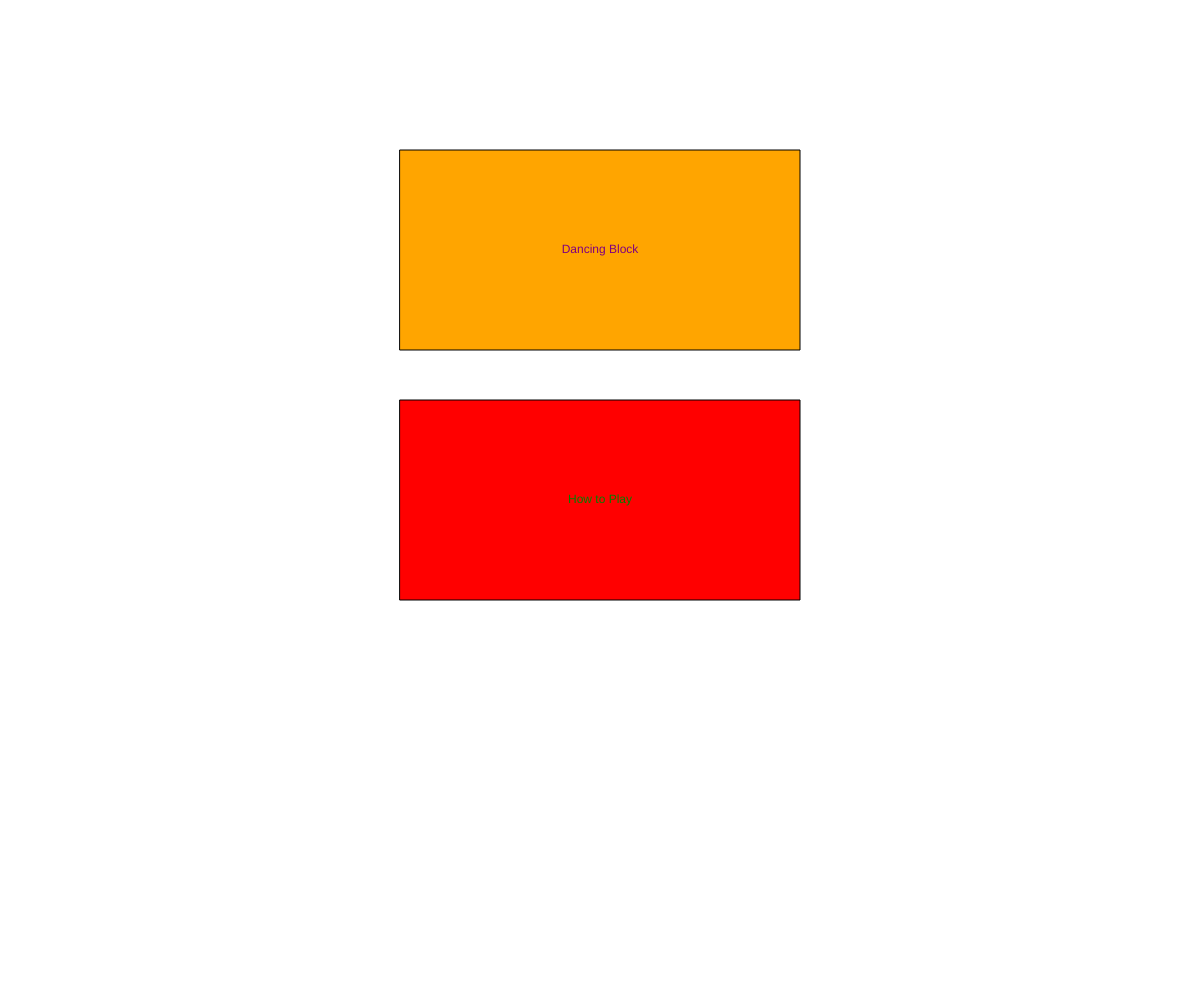
Frame 1 (no input)
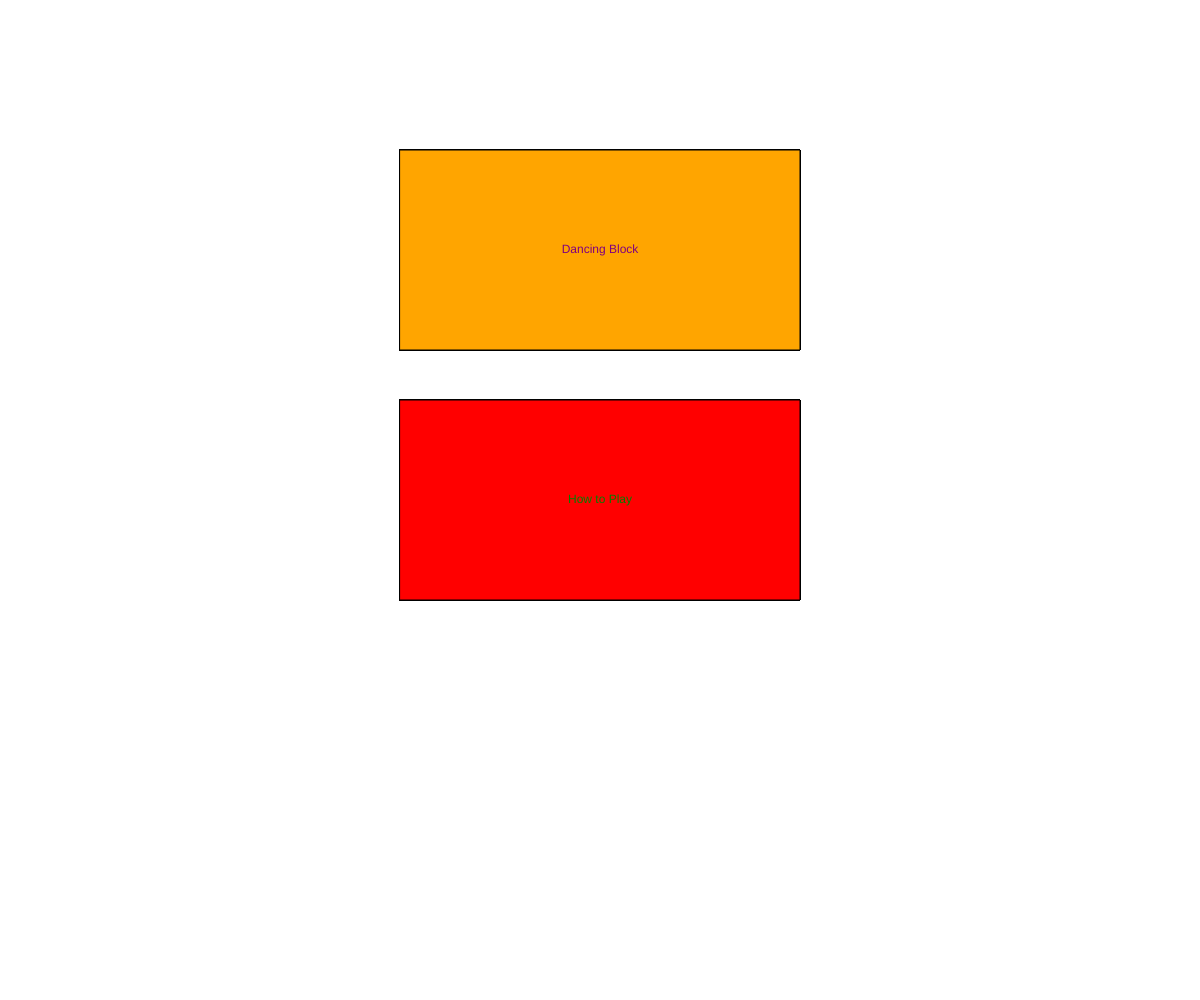
Frame 60 (no input)
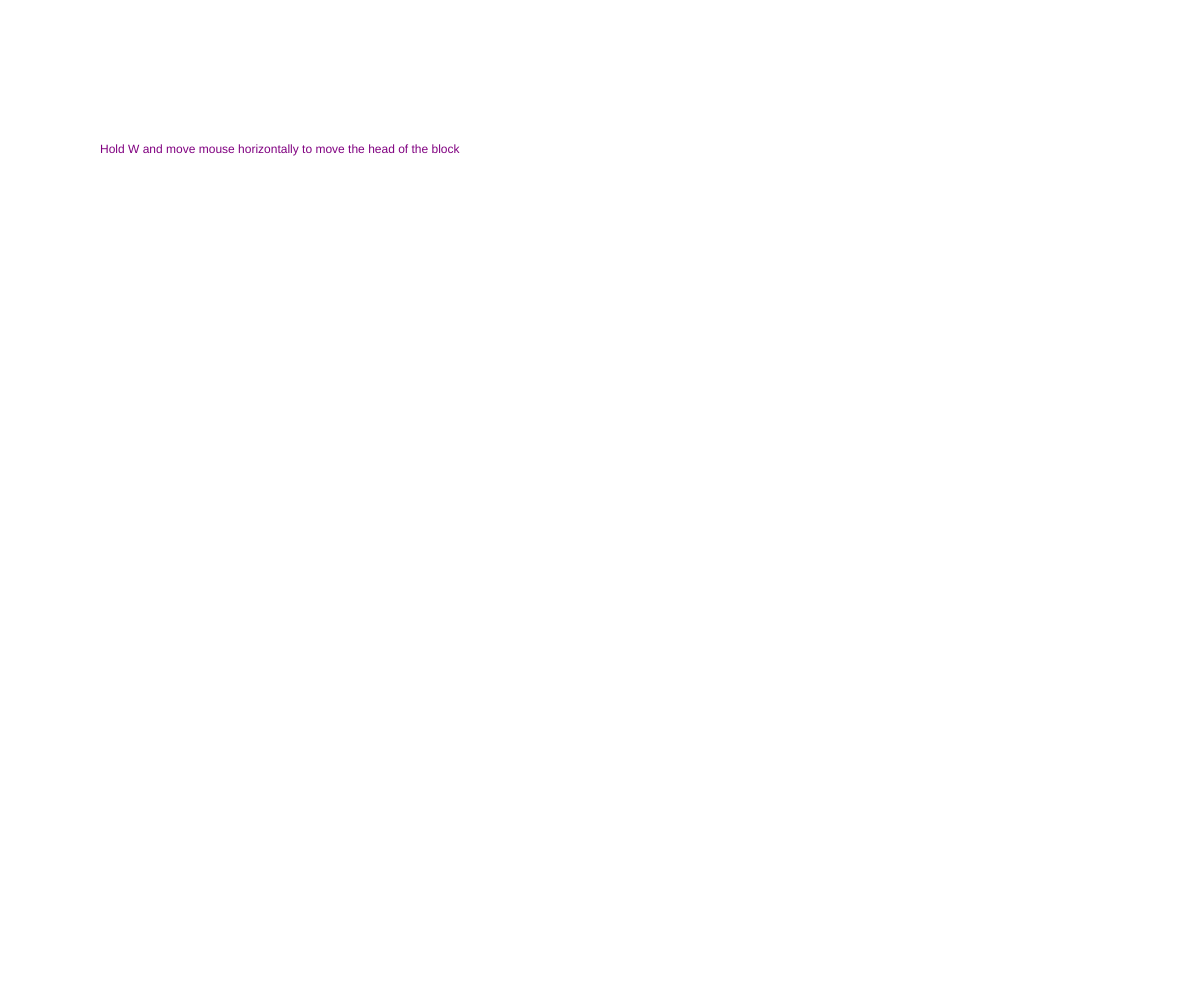
Frame 120 (the mouse pressed at the canvas centre since frame 60)

The p5.js sketch that drew these frames (run headless with seeded random() and noise() and a simulated clock; from frame 60 on, the mouse is pressed at the canvas centre):

// p5.js sketch
// ── sketch.js
// Project Title
// Your Name
// Date
//
// Extra for Experts:
// - describe what you did to take this project "above and beyond"


// Raamish Humayun
// Computer Science 30
// March 13, 2019
// Interactive Scene

// Setting up global variables
let colorList; 
let state;
let x = 200;
let y = 125;
let angle = 90;
let dx = 0.2;
let buttonX, buttonY, buttonHeight, buttonWidth;
let secondButtonYpos;
let font;
let fontsize;
let InstructionsHeight;


// Making a canvas and list of global colors
function setup() {
  createCanvas(windowWidth, windowHeight);
  colorList = ["white", "black", "red", "orange", "purple", "green"];
  state = "menu";
  x = 200;
  y = 125;
  angle = 90;
  dx = 0.2;
  buttonX = windowWidth / 2;
  buttonY = windowHeight / 2;
  buttonHeight = 200;
  buttonWidth = 400;
  secondButtonYpos = buttonY - buttonHeight - 50;
  fontsize = 40;
  InstructionsHeight
  InstructionsHeight = 100;

}
// The draw function calls the functions that need
// to be drawn with the sensors and stores the 
// position of the rectangle and then makes it go
// back
function draw() {
  if (state === "menu") {
    showMenu();
  }
  if (state === "dancing"){
    dancingBlock();
  }
  if (state === "howToPlay") {
    howToPlay();
  } 
}

function howToPlay() {
  background(colorList[0]);

  // Align the text to the right
  // and run drawWords() in the left third of the canvas
  textAlign(LEFT);
  Instructions();


}

function Instructions() {
  InstructionsHeight += 50;

  textAlign(CENTER);
  fill(colorList[2]);
  text("How to Play", windowWidth/2, InstructionsHeight);

  textAlign(LEFT);
  fill(colorList[4]);
  text("Hold W and move mouse horizontally to move the head of the block", 100, 150);

}


function dancingBlock() {
  background(255);
  
  push();
  headScanner();
  head();
  pop();
  
  push();
  rightArmScanner();
  rightArm();
  pop();
  
  push();
  leftArmScanner();
  leftArm();
  pop();
  
  push();
  bodyScanner();
  body();
  pop();
  
  push();
  rightLegScanner();
  rightLeg();
  pop();
  
  push();
  leftLegScanner();
  leftLeg();
  pop();
}

// All of the scanners functions check if the appopriate key 
// is pressed to see whether the block should rotate
function showMenu() {
  rectMode(CENTER);
  fill(colorList[2]);
  rect(buttonX, buttonY, buttonWidth, buttonHeight);
  
  textAlign(CENTER, CENTER);
  fill(colorList[5]);
  text("How to Play", buttonX, buttonY);

  fill(colorList[3]);
  rect(buttonX, secondButtonYpos, buttonWidth, buttonHeight);
  
  textAlign(CENTER, CENTER);
  fill(colorList[4]);
  text("Dancing Block", buttonX, secondButtonYpos);
  
}
 
function mousePressed() {
  if (state === "menu")  {
    if (isDancingClicked(mouseX, mouseY)) {
      state = "dancing";
    }
    if (isHowToClicked(mouseX, mouseY)) {
      state = "howToPlay";
    }
  }
}

function isHowToClicked(x,y) {
  return  x >= buttonX - buttonWidth/2 &&
          x <= buttonX + buttonWidth/2 &&
          y >= buttonY - buttonHeight/2 &&
          y <= buttonY + buttonHeight/2;

}

function isDancingClicked(x,y) {
  return x >= buttonX - buttonWidth/2 &&
         x <= buttonX + buttonWidth/2 &&
         y >= secondButtonYpos - buttonHeight/2 &&
         y <= secondButtonYpos + buttonHeight/2;
}

function headScanner() {
  if (keyIsPressed && (key === "w")) {
    translate(x, y);
    rotate(dx * mouseX , 3);
  }
  else {
    translate(x, y);
  }
}

function rightArmScanner() {
  if (keyIsPressed && (key === "d")) {
    translate(x + 50, y + 50);
    rotate(dx * mouseX , 3);
  }
  else {
    translate(x + 50, y + 50);
  }
}

function leftArmScanner() {
  if (keyIsPressed && (key === "a")) {
    translate(x - 50, y + 50);
    rotate(dx * mouseX , 3);
  }
  else {
    translate(x - 50, y + 50);
  }
}

function rightLegScanner() {
  if (keyIsPressed && (key === "x")) {
    translate(x, y + 150);
    rotate(dx * mouseX , 3);
  }
  else {
    translate(x - 15, y + 150);
  }
}

function leftLegScanner() {
  if (keyIsPressed && (key === "z")) {
    translate(x + 15, y + 150);
    rotate(dx * mouseX , 3);
  }
  else {
    translate(x + 15, y + 150);
  }
}


function bodyScanner() {
  if (keyIsPressed && (key === "s")) {
    translate(x, y + 75);
    rotate(dx * mouseX , 3);
  }
  else {
    translate(x, y + 75);
  }
}

// These functions make a rectangle for each body part
// and centers it so it rotates about the center
function head() {
  rectMode(CENTER);
  fill(colorList[0]);
  rect(0, 0, 50, 50);
}  

function rightArm() {
  rectMode(CENTER);
  fill(colorList[1]);
  rect(0, 0, 50, 20);
}

function body () {  
  rectMode(CENTER);
  fill(colorList[2]);
  rect(0, 0, 50, 100);
}	

function rightLeg() {	
  rectMode(CENTER);
  fill(colorList[3]);
  rect(0, 0, 20, 50);
}

function leftLeg() {
  rectMode(CENTER);
  fill(colorList[4]);
  rect(0, 0 , 20, 50)
}

function leftArm() {
  rectMode(CENTER);
  fill(colorList[5]);
  rect(0, 0, 50, 20);
}
